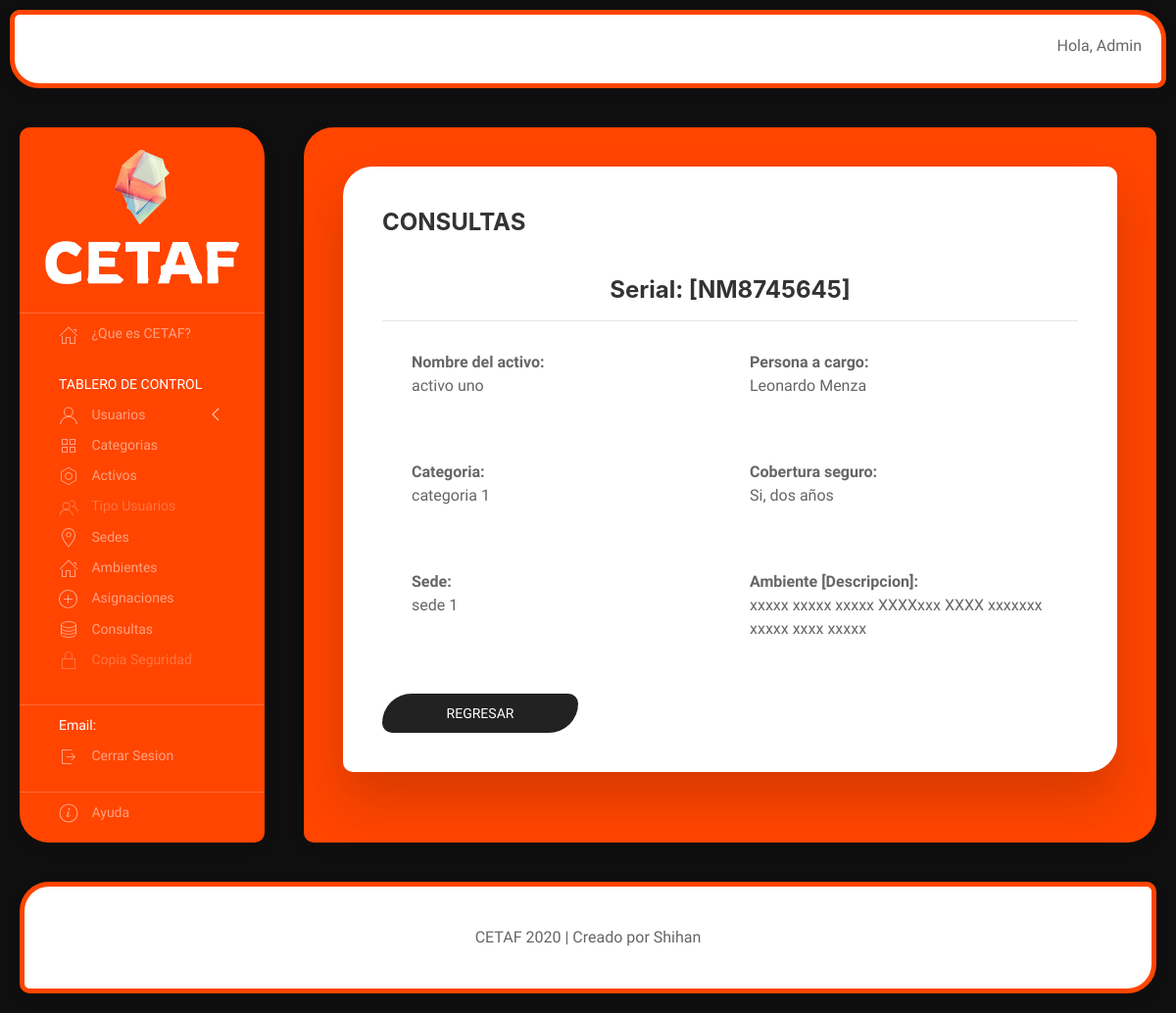
Before: /consultas/1/ (signed in) with the older database file.
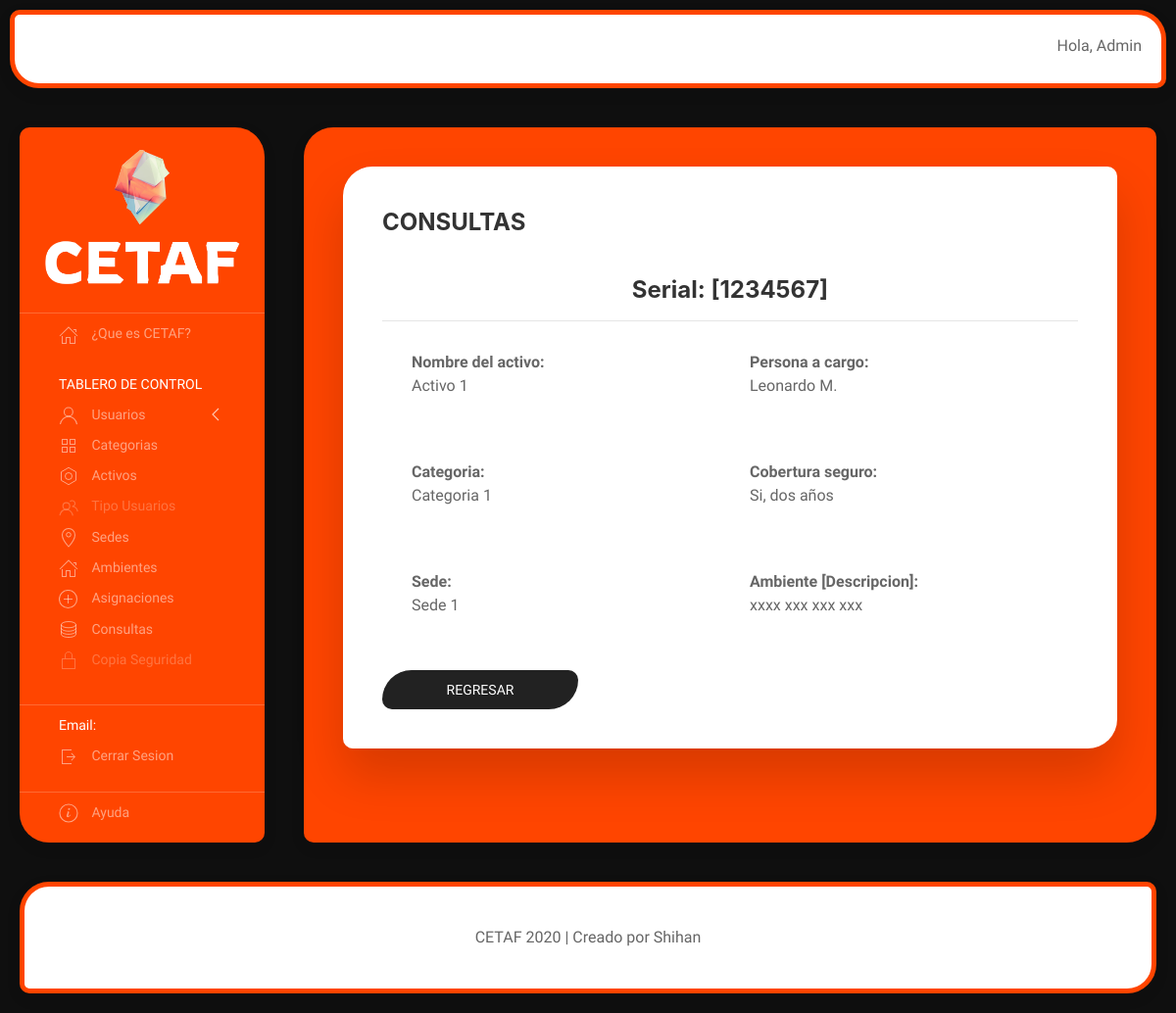
After: the same page with the newer database file.
### cetaf/models.py (models this page shows, shortened)
class Asignacion(models.Model):
    nombre_activo = models.OneToOneField(Activo, on_delete=models.CASCADE)
    persona_responsable = models.CharField(max_length=50)
    sede_asignada = models.ForeignKey(Sede, on_delete=models.CASCADE)
    ambiente_asignado = models.ForeignKey(Ambiente, on_delete=models.CASCADE)
    fecha_inicio = models.DateField()
    fecha_fin = models.DateField()
    descripcion = models.TextField()

class Activo(models.Model):
    nombre = models.CharField(max_length=50)
    categoria = models.ForeignKey(Categoria, on_delete=models.CASCADE)
    num_serie = models.CharField(max_length=50)
    fecha_compra = models.DateField()
    cobertura_seguro = models.CharField(max_length=200)
    valor_compra = models.IntegerField(default=0)
    garantia = models.CharField(max_length=200)
    fecha_puesto_servicio = models.DateField()
    descripcion = models.TextField()
    vida_util = models.CharField(max_length=200)
    valor_residual = models.IntegerField(default=0)
    def __str__(self):
        return self.nombre

class Categoria(models.Model):
    nombre = models.CharField(max_length=50)
    descripcion = models.TextField()
    def __str__(self):
        return self.nombre

class Sede(models.Model):
    nombre = models.CharField(max_length=50)
    ciudad = models.CharField(max_length=50)
    def __str__(self):
        return self.nombre

class Ambiente(models.Model):
    nombre = models.CharField(max_length=50)
    descripcion = models.TextField()

### cetaf/views.py (the view)
# urls.py: path('consultas/<int:_id>/', views.detalle_consulta, name='detalle_consulta'),
@permission_required('cetaf.view_consulta', raise_exception=True)
def detalle_consulta(request, _id):
    try:
        consulta = Asignacion.objects.get(pk = _id)
    except Asignacion.DoesNotExist:
        raise Http404('Este registro no existe')
    return render(request, 'consultas/detalle_consulta.html', {'consulta': consulta})

### cetaf/templates/consultas/detalle_consulta.html (shortened to what this page needs)
{% extends "consultas/index.html" %}
{% block contenido_consulta %}
    <div class="uk-modal-header" style="color: black; text-align: center;">
        <h3 class="uk-text-bold">Serial: [{{consulta.nombre_activo.num_serie}}]</h3>
    </div>
    <div class="uk-modal-body">
        <dl>
            <div class="uk-child-width-expand@s" uk-grid>
                <div>
                    <dt>Nombre del activo:</dt>
                    <dd>{{consulta.nombre_activo}}</dd>
                    <br>
                </div>
                <div>
                    <dt>Persona a cargo:</dt>
                    <dd>{{consulta.persona_responsable}}</dd>
                    <br>
                </div>
            </div>
            <div class="uk-child-width-expand@s" uk-grid>
                <div>
                    <dt>Categoria:</dt>
                    <dd>{{consulta.nombre_activo.categoria}}</dd>
                    <br>
                </div>
                <div>
                    <dt>Cobertura seguro:</dt>
                    <dd>{{consulta.nombre_activo.cobertura_seguro}}</dd>
                    <br>
                </div>
            </div>
            <div class="uk-child-width-expand@s" uk-grid>
                <div>
                    <dt>Sede:</dt>
                    <dd>{{consulta.sede_asignada}}</dd>
                    <br>
                </div>
                <div>
                    <dt>Ambiente [Descripcion]:</dt>
                    <dd>{{consulta.ambiente_asignado.descripcion}}</dd>
                    <br>
                </div>
            </div>
        </dl>
    </div>
    <a class="uk-button uk-button-secondary" href="{% url 'lts_consulta' %}" style="border-radius: 30px 10px; width: 200px;">Regresar</a>
{% endblock contenido_consulta %}

Changed rows visible on the page:
changed Asignacion "Si, dos años": nombre_activo.num_serie "NM8745645" → "1234567"; nombre_activo "activo uno" → "Activo 1"; persona_responsable "Leonardo Menza" → "Leonardo M."; nombre_activo.categoria "categoria 1" → "Categoria 1"; sede_asignada "sede 1" → "Sede 1"; ambiente_asignado.descripcion "xxxxx xxxxx xxxxx XXXXxxx XXXX xxxxxxx xxxxx xxxx xxxxx" → "xxxx xxx xxx xxx"
